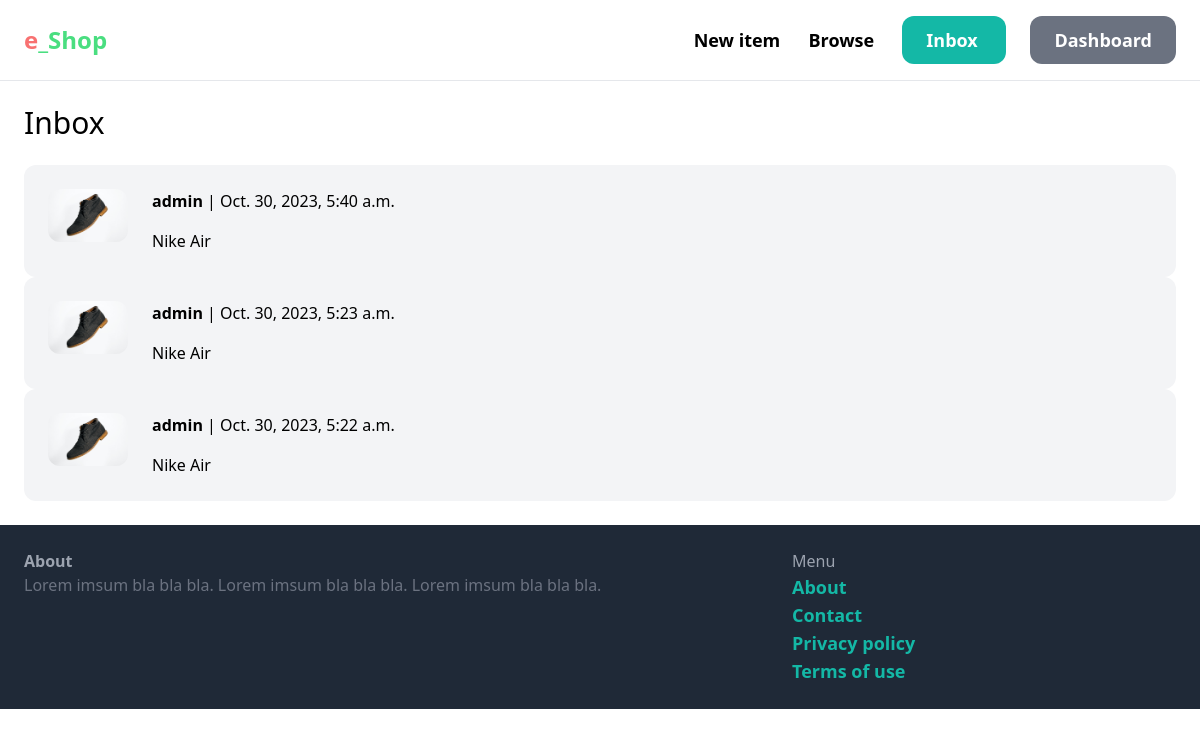
Screenshot of /inbox/ (signed in) with the database file from the repository.
### conversation/models.py (models this page shows)
class Conversation(models.Model):
    item = models.ForeignKey(Item, related_name='conversations', on_delete=models.CASCADE)
    members = models.ManyToManyField(User, related_name='conversations')
    created_at = models.DateTimeField(auto_now_add=True)
    modified_at = models.DateTimeField(auto_now=True)
    class Meta:
        ordering = ('-modified_at',)

### item/models.py (models this page shows, shortened)
class Item(models.Model):
    category = models.ForeignKey(Category, related_name='items', on_delete=models.CASCADE)
    name = models.CharField(max_length=255)
    description = models.TextField(blank=True, null=True)
    price = models.FloatField()
    image = models.ImageField(upload_to='item_images', blank=True, null=True)
    is_sold = models.BooleanField(default=False)
    created_by = models.ForeignKey(User, related_name='items', on_delete=models.CASCADE)
    created_at = models.DateTimeField(auto_now_add=True)
    class Meta:
        ordering = ('name',)
        verbose_name_plural = 'Items'

### conversation/views.py (the view)
# urls.py: path('', views.inbox, name='inbox'),
@login_required
def inbox(request):
    conversations = Conversation.objects.filter(members__in=[request.user.id])
    return render(request, 'conversation/inbox.html', {
        'conversations': conversations
    })

### conversation/templates/conversation/inbox.html (shortened to what this page needs)
{% extends 'core/base.html' %}
{% block content %}
<h1 class="mb-6 text-3xl">Inbox</h1>
<div class="space-y-6">
    {% for conversation in conversations %}
        <a href="{% url 'conversation:detail' conversation.id %}">
            <div class="p-6 flex bg-gray-100 rounded-xl">
                <div class="pr-6">
                    <img src="{{ conversation.item.image.url }}" class="w-20 rounded-xl">
                </div>
                <div>
                    {% for member in conversation.members.all %}
                        {% if member != request.user %}
                            <p class="mb-4"><strong>{{ member.username }}</strong> | {{ conversation.modified_at }}</p>
                            <p>{{ conversation.item.name }}</p>
                        {% endif %}
                    {% endfor %}
                </div>
            </div>
        </a>
    {% endfor %}
</div>
{% endblock %}

### rows the page displays
Conversation: item.image (picture), modified_at "Oct. 30, 2023, 5:40 a.m.", item.name "Nike Air"
Conversation: item.image (picture), modified_at "Oct. 30, 2023, 5:23 a.m.", item.name "Nike Air"
Conversation: item.image (picture), modified_at "Oct. 30, 2023, 5:22 a.m.", item.name "Nike Air"

### other values shown
{{ member.username }} "admin"
